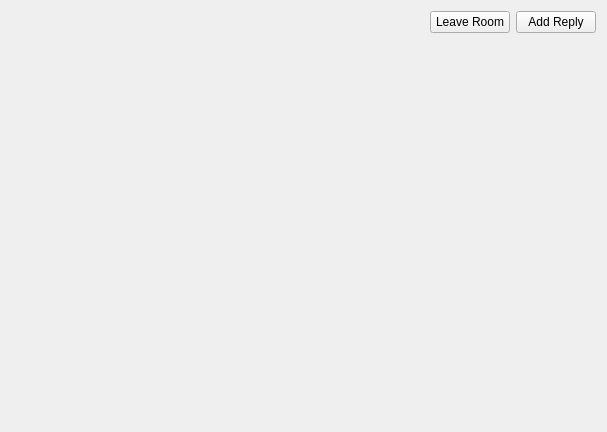
<?xml version="1.0" encoding="UTF-8"?>
<ui version="4.0">
 <class>ClientRoom</class>
 <widget class="QWidget" name="ClientRoom">
  <property name="geometry">
   <rect>
    <x>0</x>
    <y>0</y>
    <width>607</width>
    <height>432</height>
   </rect>
  </property>
  <property name="windowTitle">
   <string>Room Window</string>
  </property>
  <layout class="QVBoxLayout" name="verticalLayout">
   <item>
    <layout class="QVBoxLayout" name="verticalLayout_3">
     <item>
      <layout class="QHBoxLayout" name="horizontalLayout">
       <property name="rightMargin">
        <number>0</number>
       </property>
       <item>
        <spacer name="horizontalSpacer">
         <property name="orientation">
          <enum>Qt::Horizontal</enum>
         </property>
         <property name="sizeHint" stdset="0">
          <size>
           <width>40</width>
           <height>20</height>
          </size>
         </property>
        </spacer>
       </item>
       <item>
        <widget class="QPushButton" name="disconnect">
         <property name="text">
          <string>Leave Room</string>
         </property>
        </widget>
       </item>
       <item>
        <widget class="QPushButton" name="add_reply">
         <property name="text">
          <string>Add Reply</string>
         </property>
        </widget>
       </item>
      </layout>
     </item>
     <item>
      <widget class="ChatRoom" name="chat" native="true"/>
     </item>
    </layout>
   </item>
  </layout>
 </widget>
 <customwidgets>
  <customwidget>
   <class>ChatRoom</class>
   <extends>QWidget</extends>
   <header>multiplayer/chat_room.h</header>
   <container>1</container>
  </customwidget>
 </customwidgets>
 <resources/>
 <connections/>
</ui>
